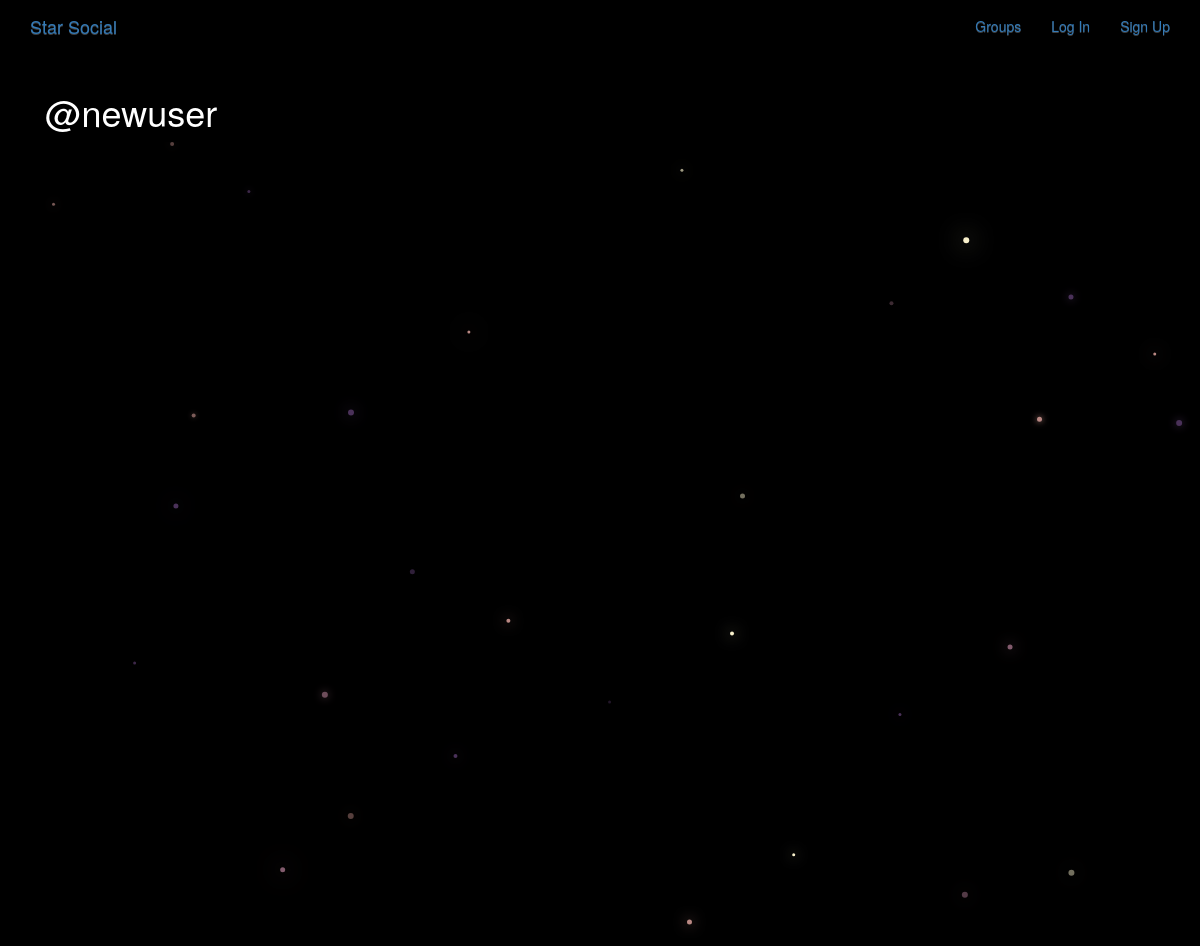
/posts/by/newuser/, run on an earlier commit of the app's database.
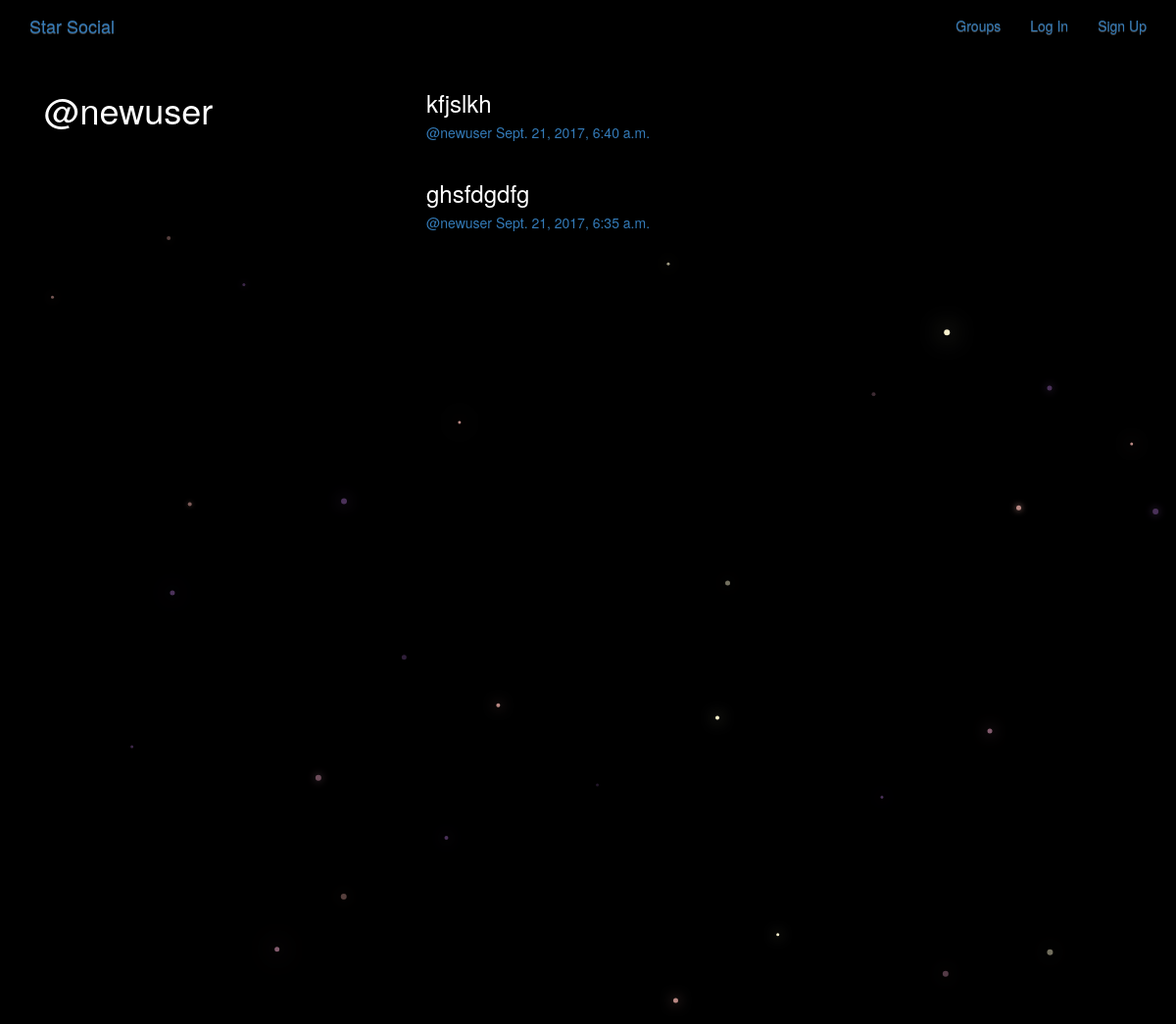
And on a later commit of the database.
### posts/models.py (models this page shows, shortened)
class Post(models.Model):
    user = models.ForeignKey(User, related_name='posts')
    created_at = models.DateTimeField(auto_now=True)
    message = models.TextField()
    message_html = models.TextField(editable=False)
    group = models.ForeignKey(Group, related_name='posts', null=True, blank=True)
    class Meta:
        ordering = ['-created_at']
        unique_together = ['user', 'message']

### posts/views.py (the view)
# urls.py: url(r'by/(?P<username>[-\w]+)/$', views.UserPosts.as_view(), name='for_user'),
class UserPosts(generic.ListView):
    model = models.Post
    template_name = 'posts/user_post_list.html'
    def get_queryset(self):
        try:
            self.post_user = User.objects.prefetch_related('posts').get(username__iexact=self.kwargs.get('username'))
        except User.DoesNotExist:
            raise Http404
        else:
            return self.post_user.posts.all()
    def get_context_data(self, **kwargs):
        context = super().get_context_data(**kwargs)
        context['post_user'] = self.post_user
        return context

### posts/templates/posts/user_post_list.html
{% extends "posts/post_base.html" %}
{% block prepost %}
	<div class="col-md-4">
    <h1>@{{post_user.username}}</h1>
	</div>
{% endblock %}
{% block post_content %}
<div class="col-md-8">
  {% for post in post_list %}
  	{% include "posts/_post.html" %}
  {% endfor %}
</div>
{% endblock %}

### posts/templates/posts/_post.html (shortened to what this page needs)
<div class="post media">
  <h3>{{post.message_html|safe}}</h3>
  <div class="media-body">
    <h5 class="media-heading">
      <span class="username">
      	<a href="{% url 'posts:for_user' username=post.user.username %}">@{{post.user.username}}</a>
      </span>
      <time class="time">
    	<a href="{% url 'posts:single' username=post.user.username pk=post.pk %}">{{post.created_at}}</a>
    </time>
    </h5>
  </div>
</div>

What changed in the data, as far as the page shows it:
added Post: message_html "kfjslkh", user.username "newuser", created_at "Sept. 21, 2017, 6:40 a.m."
added Post: message_html "ghsfdgdfg", user.username "newuser", created_at "Sept. 21, 2017, 6:35 a.m."
